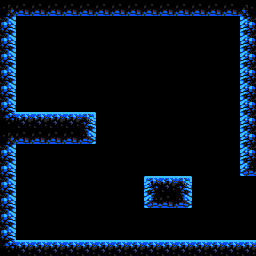

Below is a game level as drawn by its tile map, then a one-line description and the .tmx file that defines it, in full:
An orthogonal 16x16 tile map with 16x16 px tiles, 1 tile layer (main), 2 tilesets and 2 objects (player_spawn, r_0).

<map version="1.0" orientation="orthogonal" renderorder="right-down" width="16" height="16" tilewidth="16" tileheight="16" nextobjectid="5">
 <properties>
  <property name="isStart" type="bool" value="true" />
 </properties>
 <tileset firstgid="1" source="../corpus.tsx" />
 <tileset firstgid="12097" source="../../connectors.tsx" />
 <layer name="main" width="16" height="16">
  <data>
   <tile gid="4036" />
   <tile gid="4226" />
   <tile gid="4226" />
   <tile gid="4226" />
   <tile gid="4226" />
   <tile gid="4226" />
   <tile gid="4226" />
   <tile gid="4226" />
   <tile gid="4226" />
   <tile gid="4226" />
   <tile gid="4226" />
   <tile gid="4226" />
   <tile gid="4226" />
   <tile gid="4226" />
   <tile gid="4226" />
   <tile gid="4037" />
   <tile gid="4131" />
   <tile gid="0" />
   <tile gid="0" />
   <tile gid="0" />
   <tile gid="0" />
   <tile gid="0" />
   <tile gid="0" />
   <tile gid="0" />
   <tile gid="0" />
   <tile gid="0" />
   <tile gid="0" />
   <tile gid="0" />
   <tile gid="0" />
   <tile gid="0" />
   <tile gid="0" />
   <tile gid="4129" />
   <tile gid="4131" />
   <tile gid="0" />
   <tile gid="0" />
   <tile gid="0" />
   <tile gid="0" />
   <tile gid="0" />
   <tile gid="0" />
   <tile gid="0" />
   <tile gid="0" />
   <tile gid="0" />
   <tile gid="0" />
   <tile gid="0" />
   <tile gid="0" />
   <tile gid="0" />
   <tile gid="0" />
   <tile gid="4129" />
   <tile gid="4131" />
   <tile gid="0" />
   <tile gid="0" />
   <tile gid="0" />
   <tile gid="0" />
   <tile gid="0" />
   <tile gid="0" />
   <tile gid="0" />
   <tile gid="0" />
   <tile gid="0" />
   <tile gid="0" />
   <tile gid="0" />
   <tile gid="0" />
   <tile gid="0" />
   <tile gid="0" />
   <tile gid="4129" />
   <tile gid="4131" />
   <tile gid="0" />
   <tile gid="0" />
   <tile gid="0" />
   <tile gid="0" />
   <tile gid="0" />
   <tile gid="0" />
   <tile gid="0" />
   <tile gid="0" />
   <tile gid="0" />
   <tile gid="0" />
   <tile gid="0" />
   <tile gid="0" />
   <tile gid="0" />
   <tile gid="0" />
   <tile gid="4129" />
   <tile gid="4131" />
   <tile gid="0" />
   <tile gid="0" />
   <tile gid="0" />
   <tile gid="0" />
   <tile gid="0" />
   <tile gid="0" />
   <tile gid="0" />
   <tile gid="0" />
   <tile gid="0" />
   <tile gid="0" />
   <tile gid="0" />
   <tile gid="0" />
   <tile gid="0" />
   <tile gid="0" />
   <tile gid="4129" />
   <tile gid="4131" />
   <tile gid="0" />
   <tile gid="0" />
   <tile gid="0" />
   <tile gid="0" />
   <tile gid="0" />
   <tile gid="0" />
   <tile gid="0" />
   <tile gid="0" />
   <tile gid="0" />
   <tile gid="0" />
   <tile gid="0" />
   <tile gid="0" />
   <tile gid="0" />
   <tile gid="0" />
   <tile gid="4129" />
   <tile gid="4132" />
   <tile gid="4034" />
   <tile gid="4034" />
   <tile gid="4034" />
   <tile gid="4034" />
   <tile gid="4035" />
   <tile gid="0" />
   <tile gid="0" />
   <tile gid="0" />
   <tile gid="0" />
   <tile gid="0" />
   <tile gid="0" />
   <tile gid="0" />
   <tile gid="0" />
   <tile gid="0" />
   <tile gid="4129" />
   <tile gid="4036" />
   <tile gid="4226" />
   <tile gid="4226" />
   <tile gid="4226" />
   <tile gid="4226" />
   <tile gid="4227" />
   <tile gid="0" />
   <tile gid="0" />
   <tile gid="0" />
   <tile gid="0" />
   <tile gid="0" />
   <tile gid="0" />
   <tile gid="0" />
   <tile gid="0" />
   <tile gid="0" />
   <tile gid="4129" />
   <tile gid="4131" />
   <tile gid="0" />
   <tile gid="0" />
   <tile gid="0" />
   <tile gid="0" />
   <tile gid="0" />
   <tile gid="0" />
   <tile gid="0" />
   <tile gid="0" />
   <tile gid="0" />
   <tile gid="0" />
   <tile gid="0" />
   <tile gid="0" />
   <tile gid="0" />
   <tile gid="0" />
   <tile gid="4129" />
   <tile gid="4131" />
   <tile gid="0" />
   <tile gid="0" />
   <tile gid="0" />
   <tile gid="0" />
   <tile gid="0" />
   <tile gid="0" />
   <tile gid="0" />
   <tile gid="0" />
   <tile gid="0" />
   <tile gid="0" />
   <tile gid="0" />
   <tile gid="0" />
   <tile gid="0" />
   <tile gid="0" />
   <tile gid="4225" />
   <tile gid="4131" />
   <tile gid="0" />
   <tile gid="0" />
   <tile gid="0" />
   <tile gid="0" />
   <tile gid="0" />
   <tile gid="0" />
   <tile gid="0" />
   <tile gid="0" />
   <tile gid="4033" />
   <tile gid="4034" />
   <tile gid="4035" />
   <tile gid="0" />
   <tile gid="0" />
   <tile gid="0" />
   <tile gid="0" />
   <tile gid="4131" />
   <tile gid="0" />
   <tile gid="0" />
   <tile gid="0" />
   <tile gid="0" />
   <tile gid="0" />
   <tile gid="0" />
   <tile gid="0" />
   <tile gid="0" />
   <tile gid="4225" />
   <tile gid="4226" />
   <tile gid="4227" />
   <tile gid="0" />
   <tile gid="0" />
   <tile gid="0" />
   <tile gid="0" />
   <tile gid="4131" />
   <tile gid="0" />
   <tile gid="0" />
   <tile gid="0" />
   <tile gid="0" />
   <tile gid="0" />
   <tile gid="0" />
   <tile gid="0" />
   <tile gid="0" />
   <tile gid="0" />
   <tile gid="0" />
   <tile gid="0" />
   <tile gid="0" />
   <tile gid="0" />
   <tile gid="0" />
   <tile gid="0" />
   <tile gid="4131" />
   <tile gid="0" />
   <tile gid="0" />
   <tile gid="0" />
   <tile gid="0" />
   <tile gid="0" />
   <tile gid="0" />
   <tile gid="0" />
   <tile gid="0" />
   <tile gid="0" />
   <tile gid="0" />
   <tile gid="0" />
   <tile gid="0" />
   <tile gid="0" />
   <tile gid="0" />
   <tile gid="0" />
   <tile gid="4132" />
   <tile gid="4034" />
   <tile gid="4034" />
   <tile gid="4034" />
   <tile gid="4034" />
   <tile gid="4034" />
   <tile gid="4034" />
   <tile gid="4034" />
   <tile gid="4034" />
   <tile gid="4034" />
   <tile gid="4034" />
   <tile gid="4034" />
   <tile gid="4034" />
   <tile gid="4034" />
   <tile gid="4034" />
   <tile gid="4034" />
  </data>
 </layer>
 <objectgroup name="spawns">
  <object id="1" type="player_spawn" x="32" y="32" width="32" height="32" />
 </objectgroup>
 <objectgroup name="connectors">
  <object id="3" type="r_0" gid="12099" x="240" y="176" width="16" height="16">
   <properties>
    <property name="type" type="int" value="0" />
   </properties>
  </object>
 </objectgroup>
</map>
